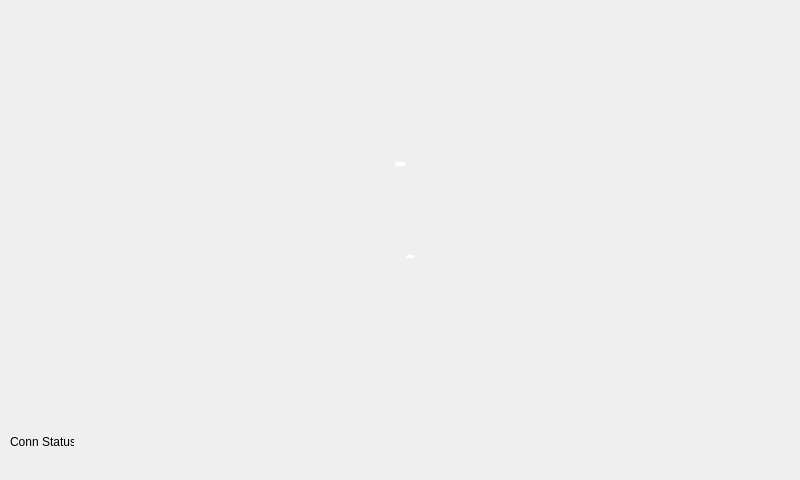
<?xml version="1.0" encoding="UTF-8"?>
<ui version="4.0">
 <class>MessageWindow</class>
 <widget class="QMainWindow" name="MessageWindow">
  <property name="windowModality">
   <enum>Qt::ApplicationModal</enum>
  </property>
  <property name="geometry">
   <rect>
    <x>0</x>
    <y>0</y>
    <width>800</width>
    <height>480</height>
   </rect>
  </property>
  <property name="windowTitle">
   <string/>
  </property>
  <widget class="QWidget" name="centralwidget">
   <widget class="QPushButton" name="pushButton_2">
    <property name="geometry">
     <rect>
      <x>10</x>
      <y>10</y>
      <width>91</width>
      <height>61</height>
     </rect>
    </property>
    <property name="font">
     <font>
      <pointsize>40</pointsize>
      <weight>75</weight>
      <bold>true</bold>
     </font>
    </property>
    <property name="focusPolicy">
     <enum>Qt::NoFocus</enum>
    </property>
    <property name="styleSheet">
     <string notr="true">background:transparent;
border-image: transparent;
border-image: url(:/none.png);</string>
    </property>
    <property name="text">
     <string/>
    </property>
    <property name="flat">
     <bool>true</bool>
    </property>
   </widget>
   <widget class="QLabel" name="label_msg">
    <property name="geometry">
     <rect>
      <x>280</x>
      <y>132</y>
      <width>241</width>
      <height>61</height>
     </rect>
    </property>
    <property name="palette">
     <palette>
      <active>
       <colorrole role="WindowText">
        <brush brushstyle="SolidPattern">
         <color alpha="255">
          <red>255</red>
          <green>255</green>
          <blue>255</blue>
         </color>
        </brush>
       </colorrole>
       <colorrole role="Button">
        <brush brushstyle="SolidPattern">
         <color alpha="0">
          <red>0</red>
          <green>0</green>
          <blue>0</blue>
         </color>
        </brush>
       </colorrole>
       <colorrole role="Text">
        <brush brushstyle="SolidPattern">
         <color alpha="255">
          <red>255</red>
          <green>255</green>
          <blue>255</blue>
         </color>
        </brush>
       </colorrole>
       <colorrole role="Base">
        <brush brushstyle="SolidPattern">
         <color alpha="0">
          <red>0</red>
          <green>0</green>
          <blue>0</blue>
         </color>
        </brush>
       </colorrole>
       <colorrole role="Window">
        <brush brushstyle="SolidPattern">
         <color alpha="0">
          <red>0</red>
          <green>0</green>
          <blue>0</blue>
         </color>
        </brush>
       </colorrole>
       <colorrole role="PlaceholderText">
        <brush brushstyle="NoBrush">
         <color alpha="128">
          <red>255</red>
          <green>255</green>
          <blue>255</blue>
         </color>
        </brush>
       </colorrole>
      </active>
      <inactive>
       <colorrole role="WindowText">
        <brush brushstyle="SolidPattern">
         <color alpha="255">
          <red>255</red>
          <green>255</green>
          <blue>255</blue>
         </color>
        </brush>
       </colorrole>
       <colorrole role="Button">
        <brush brushstyle="SolidPattern">
         <color alpha="0">
          <red>0</red>
          <green>0</green>
          <blue>0</blue>
         </color>
        </brush>
       </colorrole>
       <colorrole role="Text">
        <brush brushstyle="SolidPattern">
         <color alpha="255">
          <red>255</red>
          <green>255</green>
          <blue>255</blue>
         </color>
        </brush>
       </colorrole>
       <colorrole role="Base">
        <brush brushstyle="SolidPattern">
         <color alpha="0">
          <red>0</red>
          <green>0</green>
          <blue>0</blue>
         </color>
        </brush>
       </colorrole>
       <colorrole role="Window">
        <brush brushstyle="SolidPattern">
         <color alpha="0">
          <red>0</red>
          <green>0</green>
          <blue>0</blue>
         </color>
        </brush>
       </colorrole>
       <colorrole role="PlaceholderText">
        <brush brushstyle="NoBrush">
         <color alpha="128">
          <red>255</red>
          <green>255</green>
          <blue>255</blue>
         </color>
        </brush>
       </colorrole>
      </inactive>
      <disabled>
       <colorrole role="WindowText">
        <brush brushstyle="SolidPattern">
         <color alpha="255">
          <red>143</red>
          <green>146</green>
          <blue>147</blue>
         </color>
        </brush>
       </colorrole>
       <colorrole role="Button">
        <brush brushstyle="SolidPattern">
         <color alpha="0">
          <red>0</red>
          <green>0</green>
          <blue>0</blue>
         </color>
        </brush>
       </colorrole>
       <colorrole role="Text">
        <brush brushstyle="SolidPattern">
         <color alpha="255">
          <red>143</red>
          <green>146</green>
          <blue>147</blue>
         </color>
        </brush>
       </colorrole>
       <colorrole role="Base">
        <brush brushstyle="SolidPattern">
         <color alpha="0">
          <red>0</red>
          <green>0</green>
          <blue>0</blue>
         </color>
        </brush>
       </colorrole>
       <colorrole role="Window">
        <brush brushstyle="SolidPattern">
         <color alpha="0">
          <red>0</red>
          <green>0</green>
          <blue>0</blue>
         </color>
        </brush>
       </colorrole>
       <colorrole role="PlaceholderText">
        <brush brushstyle="NoBrush">
         <color alpha="128">
          <red>255</red>
          <green>255</green>
          <blue>255</blue>
         </color>
        </brush>
       </colorrole>
      </disabled>
     </palette>
    </property>
    <property name="font">
     <font>
      <family>Roboto</family>
      <pointsize>28</pointsize>
      <weight>75</weight>
      <bold>true</bold>
     </font>
    </property>
    <property name="styleSheet">
     <string notr="true">background:transparent;
border-image: transparent;</string>
    </property>
    <property name="text">
     <string>-</string>
    </property>
    <property name="alignment">
     <set>Qt::AlignCenter</set>
    </property>
   </widget>
   <widget class="QLabel" name="label_errcode">
    <property name="geometry">
     <rect>
      <x>280</x>
      <y>220</y>
      <width>261</width>
      <height>71</height>
     </rect>
    </property>
    <property name="palette">
     <palette>
      <active>
       <colorrole role="WindowText">
        <brush brushstyle="SolidPattern">
         <color alpha="255">
          <red>255</red>
          <green>255</green>
          <blue>255</blue>
         </color>
        </brush>
       </colorrole>
       <colorrole role="Button">
        <brush brushstyle="SolidPattern">
         <color alpha="0">
          <red>0</red>
          <green>0</green>
          <blue>0</blue>
         </color>
        </brush>
       </colorrole>
       <colorrole role="Text">
        <brush brushstyle="SolidPattern">
         <color alpha="255">
          <red>255</red>
          <green>255</green>
          <blue>255</blue>
         </color>
        </brush>
       </colorrole>
       <colorrole role="Base">
        <brush brushstyle="SolidPattern">
         <color alpha="0">
          <red>0</red>
          <green>0</green>
          <blue>0</blue>
         </color>
        </brush>
       </colorrole>
       <colorrole role="Window">
        <brush brushstyle="SolidPattern">
         <color alpha="0">
          <red>0</red>
          <green>0</green>
          <blue>0</blue>
         </color>
        </brush>
       </colorrole>
       <colorrole role="PlaceholderText">
        <brush brushstyle="NoBrush">
         <color alpha="128">
          <red>255</red>
          <green>255</green>
          <blue>255</blue>
         </color>
        </brush>
       </colorrole>
      </active>
      <inactive>
       <colorrole role="WindowText">
        <brush brushstyle="SolidPattern">
         <color alpha="255">
          <red>255</red>
          <green>255</green>
          <blue>255</blue>
         </color>
        </brush>
       </colorrole>
       <colorrole role="Button">
        <brush brushstyle="SolidPattern">
         <color alpha="0">
          <red>0</red>
          <green>0</green>
          <blue>0</blue>
         </color>
        </brush>
       </colorrole>
       <colorrole role="Text">
        <brush brushstyle="SolidPattern">
         <color alpha="255">
          <red>255</red>
          <green>255</green>
          <blue>255</blue>
         </color>
        </brush>
       </colorrole>
       <colorrole role="Base">
        <brush brushstyle="SolidPattern">
         <color alpha="0">
          <red>0</red>
          <green>0</green>
          <blue>0</blue>
         </color>
        </brush>
       </colorrole>
       <colorrole role="Window">
        <brush brushstyle="SolidPattern">
         <color alpha="0">
          <red>0</red>
          <green>0</green>
          <blue>0</blue>
         </color>
        </brush>
       </colorrole>
       <colorrole role="PlaceholderText">
        <brush brushstyle="NoBrush">
         <color alpha="128">
          <red>255</red>
          <green>255</green>
          <blue>255</blue>
         </color>
        </brush>
       </colorrole>
      </inactive>
      <disabled>
       <colorrole role="WindowText">
        <brush brushstyle="SolidPattern">
         <color alpha="255">
          <red>143</red>
          <green>146</green>
          <blue>147</blue>
         </color>
        </brush>
       </colorrole>
       <colorrole role="Button">
        <brush brushstyle="SolidPattern">
         <color alpha="0">
          <red>0</red>
          <green>0</green>
          <blue>0</blue>
         </color>
        </brush>
       </colorrole>
       <colorrole role="Text">
        <brush brushstyle="SolidPattern">
         <color alpha="255">
          <red>143</red>
          <green>146</green>
          <blue>147</blue>
         </color>
        </brush>
       </colorrole>
       <colorrole role="Base">
        <brush brushstyle="SolidPattern">
         <color alpha="0">
          <red>0</red>
          <green>0</green>
          <blue>0</blue>
         </color>
        </brush>
       </colorrole>
       <colorrole role="Window">
        <brush brushstyle="SolidPattern">
         <color alpha="0">
          <red>0</red>
          <green>0</green>
          <blue>0</blue>
         </color>
        </brush>
       </colorrole>
       <colorrole role="PlaceholderText">
        <brush brushstyle="NoBrush">
         <color alpha="128">
          <red>255</red>
          <green>255</green>
          <blue>255</blue>
         </color>
        </brush>
       </colorrole>
      </disabled>
     </palette>
    </property>
    <property name="font">
     <font>
      <family>Roboto</family>
      <pointsize>20</pointsize>
      <weight>75</weight>
      <bold>true</bold>
     </font>
    </property>
    <property name="styleSheet">
     <string notr="true">background:transparent;
border-image: transparent;</string>
    </property>
    <property name="text">
     <string>-</string>
    </property>
    <property name="alignment">
     <set>Qt::AlignCenter</set>
    </property>
   </widget>
   <widget class="QLabel" name="connStatusIcon">
    <property name="geometry">
     <rect>
      <x>10</x>
      <y>410</y>
      <width>64</width>
      <height>64</height>
     </rect>
    </property>
    <property name="text">
     <string>Conn Status</string>
    </property>
   </widget>
  </widget>
 </widget>
 <resources/>
 <connections/>
</ui>
